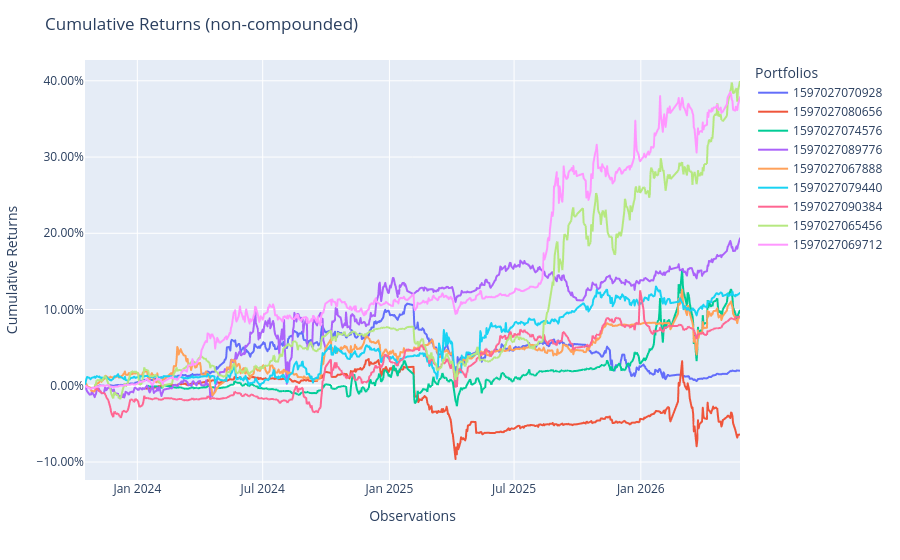

Write notebook code for a chart like this one.
### Markdown cell above
Merge all test paths

### Code cell
test_fold_0 = Population([MultiPeriodPortfolio(paths[15][i]) for i in range(9)])
test_fold_0.plot_cumulative_returns()

### Figure 1 — Plotly figure (JSON) as saved in the notebook; plotly's stock layout.template omitted (floating-point values rounded to 4 significant figures; data arrays with more than 128 entries replaced by an {"elided": "..."} marker saying what was removed)
{"data": [{"hovertemplate": "variable=1597027070928<br>index=%{x}<br>value=%{y}<extra></extra>", "legendgroup": "1597027070928", "line": {"color": "#636efa", "dash": "solid"}, "marker": {"symbol": "circle"}, "mode": "lines", "name": "1597027070928", "showlegend": true, "type": "scattergl", "x": {"elided": "630 str values"}, "xaxis": "x", "y": {"elided": "630 float values"}, "yaxis": "y"}, {"hovertemplate": "variable=1597027080656<br>index=%{x}<br>value=%{y}<extra></extra>", "legendgroup": "1597027080656", "line": {"color": "#EF553B", "dash": "solid"}, "marker": {"symbol": "circle"}, "mode": "lines", "name": "1597027080656", "showlegend": true, "type": "scattergl", "x": {"elided": "630 str values"}, "xaxis": "x", "y": {"elided": "630 float values"}, "yaxis": "y"}, {"hovertemplate": "variable=1597027074576<br>index=%{x}<br>value=%{y}<extra></extra>", "legendgroup": "1597027074576", "line": {"color": "#00cc96", "dash": "solid"}, "marker": {"symbol": "circle"}, "mode": "lines", "name": "1597027074576", "showlegend": true, "type": "scattergl", "x": {"elided": "630 str values"}, "xaxis": "x", "y": {"elided": "630 float values"}, "yaxis": "y"}, {"hovertemplate": "variable=1597027089776<br>index=%{x}<br>value=%{y}<extra></extra>", "legendgroup": "1597027089776", "line": {"color": "#ab63fa", "dash": "solid"}, "marker": {"symbol": "circle"}, "mode": "lines", "name": "1597027089776", "showlegend": true, "type": "scattergl", "x": {"elided": "630 str values"}, "xaxis": "x", "y": {"elided": "630 float values"}, "yaxis": "y"}, {"hovertemplate": "variable=1597027067888<br>index=%{x}<br>value=%{y}<extra></extra>", "legendgroup": "1597027067888", "line": {"color": "#FFA15A", "dash": "solid"}, "marker": {"symbol": "circle"}, "mode": "lines", "name": "1597027067888", "showlegend": true, "type": "scattergl", "x": {"elided": "630 str values"}, "xaxis": "x", "y": {"elided": "630 float values"}, "yaxis": "y"}, {"hovertemplate": "variable=1597027079440<br>index=%{x}<br>value=%{y}<extra></extra>", "legendgroup": "1597027079440", "line": {"color": "#19d3f3", "dash": "solid"}, "marker": {"symbol": "circle"}, "mode": "lines", "name": "1597027079440", "showlegend": true, "type": "scattergl", "x": {"elided": "630 str values"}, "xaxis": "x", "y": {"elided": "630 float values"}, "yaxis": "y"}, {"hovertemplate": "variable=1597027090384<br>index=%{x}<br>value=%{y}<extra></extra>", "legendgroup": "1597027090384", "line": {"color": "#FF6692", "dash": "solid"}, "marker": {"symbol": "circle"}, "mode": "lines", "name": "1597027090384", "showlegend": true, "type": "scattergl", "x": {"elided": "630 str values"}, "xaxis": "x", "y": {"elided": "630 float values"}, "yaxis": "y"}, {"hovertemplate": "variable=1597027065456<br>index=%{x}<br>value=%{y}<extra></extra>", "legendgroup": "1597027065456", "line": {"color": "#B6E880", "dash": "solid"}, "marker": {"symbol": "circle"}, "mode": "lines", "name": "1597027065456", "showlegend": true, "type": "scattergl", "x": {"elided": "630 str values"}, "xaxis": "x", "y": {"elided": "630 float values"}, "yaxis": "y"}, {"hovertemplate": "variable=1597027069712<br>index=%{x}<br>value=%{y}<extra></extra>", "legendgroup": "1597027069712", "line": {"color": "#FF97FF", "dash": "solid"}, "marker": {"symbol": "circle"}, "mode": "lines", "name": "1597027069712", "showlegend": true, "type": "scattergl", "x": {"elided": "630 str values"}, "xaxis": "x", "y": {"elided": "630 float values"}, "yaxis": "y"}], "layout": {"legend": {"title": {"text": "Portfolios"}, "tracegroupgap": 0}, "margin": {"t": 60}, "title": {"text": "Cumulative Returns (non-compounded)"}, "xaxis": {"anchor": "y", "domain": [0, 1], "title": {"text": "Observations"}}, "yaxis": {"anchor": "x", "domain": [0, 1], "tickformat": ".2%", "title": {"text": "Cumulative Returns"}}}}
